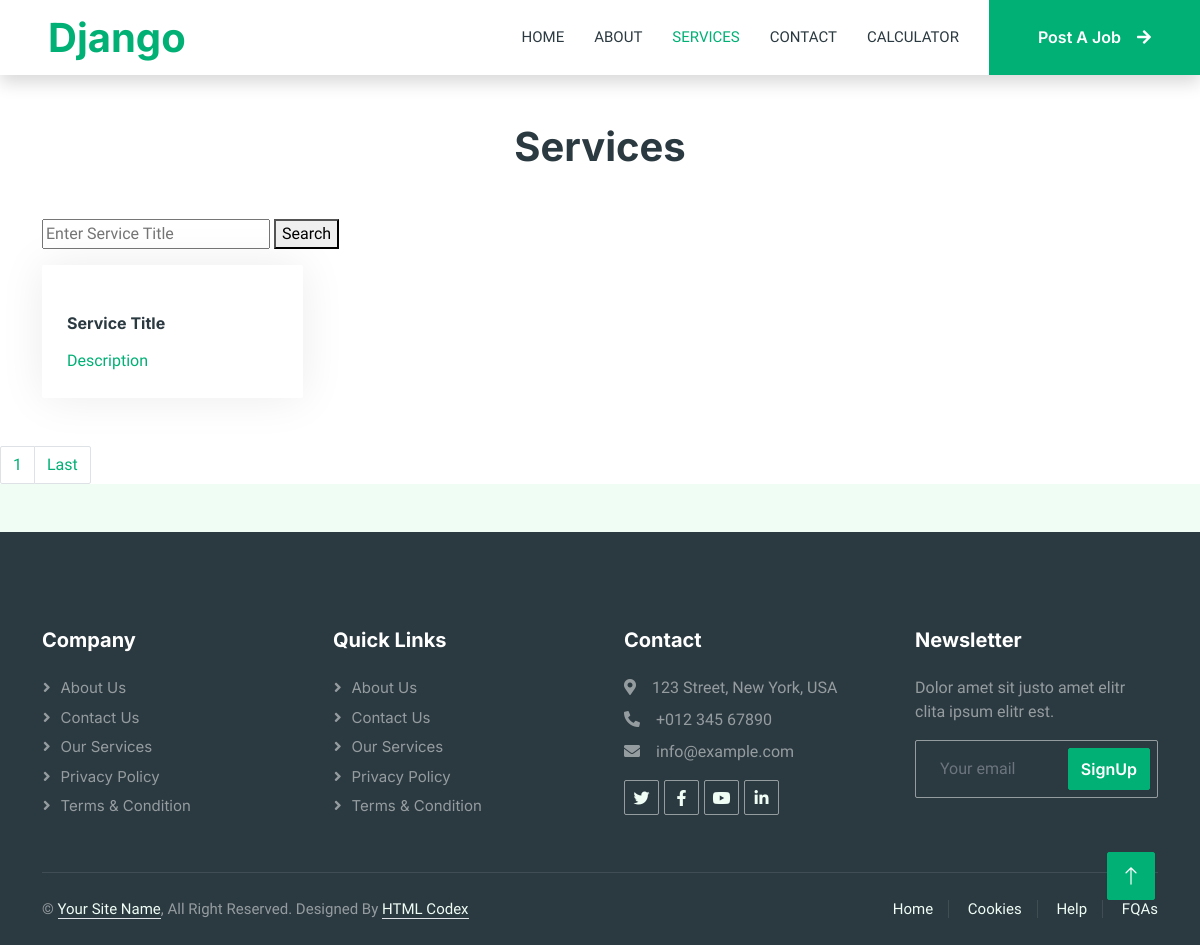
Page /services/?page=2 on the earlier database version.
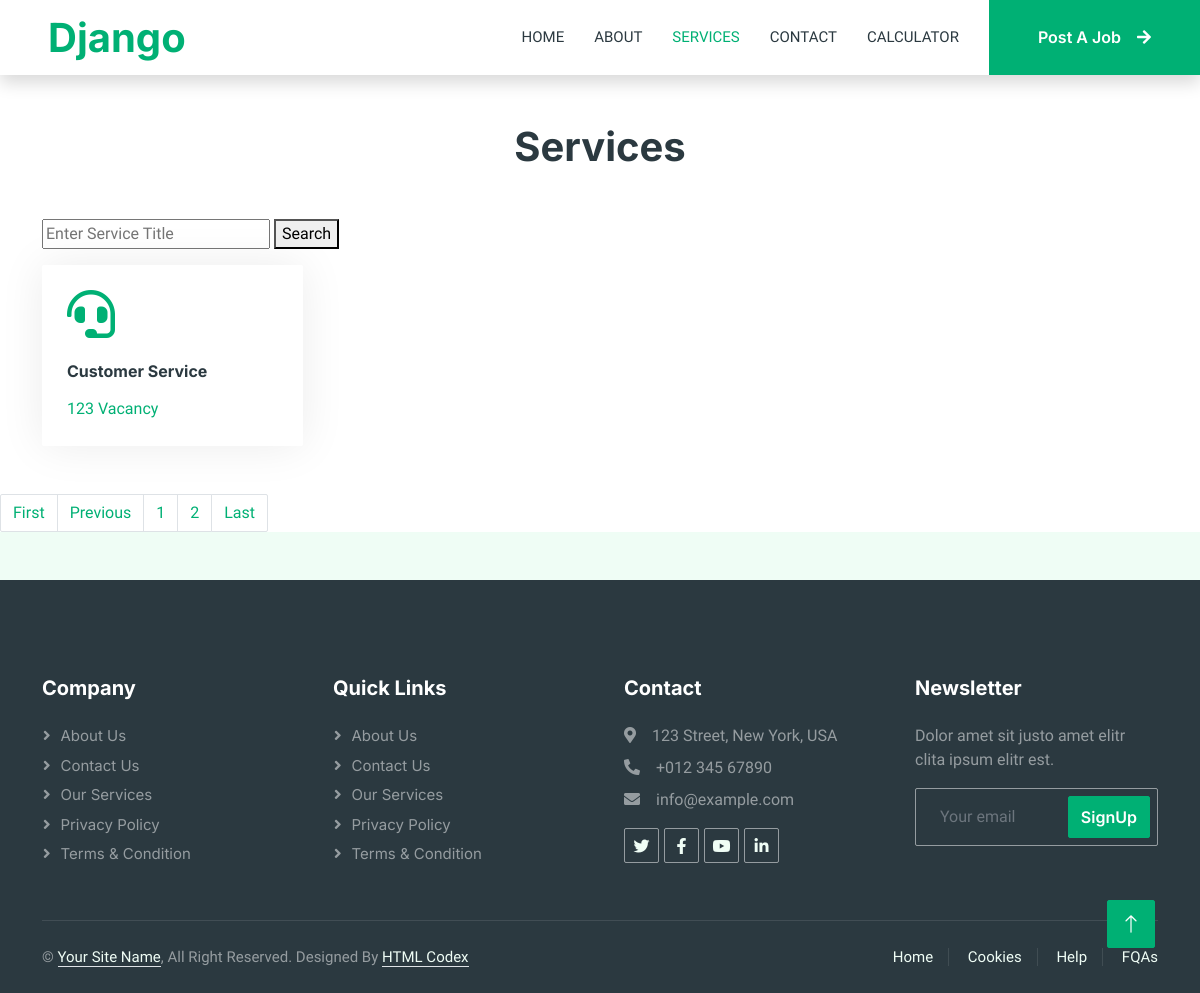
Same page on the later database version.
### services/models.py (models this page shows)
class Services(models.Model):
    service_icon = models.CharField(max_length=50)
    service_title = models.CharField(max_length=50)
    service_desc = models.TextField()

### firstdjangoapp/views.py (the view)
# urls.py: path('services/', views.services),
def services(request):
    servicesData=Services.objects.all()
    paginator = Paginator(servicesData, 1)
    page_number = request.GET.get('page')
    servicesData_final = paginator.get_page(page_number)
    total_page = servicesData_final.paginator.num_pages
    data = {
        'servicesData': servicesData_final,
        'total_page': total_page,
        'pages_list': [n+1 for n in range(total_page)]
    }
    return render(request, 'services.html', data)

### templates/services.html (shortened to what this page needs)
{% extends 'base.html' %} {% block content %}
<div class="container-xxl bg-white p-0">
  <div class="container-xxl py-5">
    <div class="container">
      <h1 class="text-center mb-5 wow fadeInUp" data-wow-delay="0.1s">
        Services
      </h1>
      <form method="get">
        <input
          type="text"
          name="servicename"
          placeholder="Enter Service Title"
        />
        <button type="submit">Search</button>
      </form>
      <div class="row g-4">
        {% for service in servicesData %}
        <div class="col-lg-3 col-sm-6 wow fadeInUp" data-wow-delay="0.1s">
          <a class="cat-item rounded p-4" href="">
            <i class="fa fa-3x {{service.service_icon}} text-primary mb-4"></i>
            <h6 class="mb-3">{{service.service_title}}</h6>
            <p class="mb-0">{{service.service_desc}}</p>
          </a>
        </div>
        {% empty %}
        <div class="row g-4">No Data Found!</div>
        {% endfor %}
      </div>
    </div>
  </div>
  <nav aria-label="Page navigation example">
    <ul class="pagination">
      {% if servicesData.has_previous %}
      <li class="page-item"><a class="page-link" href="?page=1">First</a></li>
      <li class="page-item">
        <a class="page-link" href="?page={{servicesData.previous_page_number}}"
          >Previous</a
        >
      </li>
      {% endif %} {% for n in pages_list %}
      <li class="page-item">
        <a class="page-link" href="?page={{n}}">{{n}}</a>
      </li>
      {% endfor %}
      <li class="page-item">
        <a class="page-link" href="?page={{total_page}}">Last</a>
      </li>
    </ul>
  </nav>
</div>
{% endblock %}

Differences in the rows shown:
removed Services: service_title "Service Title", service_desc "Description"
added Services: service_title "Customer Service", service_desc "123 Vacancy"
Other differences:
text now shown: "First Previous"
new list line: "2"
